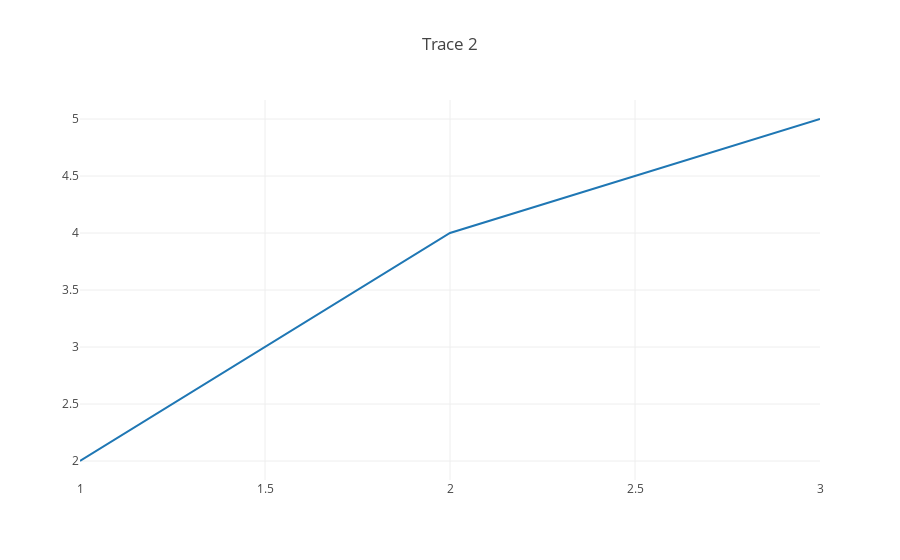

Write notebook code for a chart like this one.
### Code cell
trace2 = trace_values([1, 2, 3], [2, 4, 5], 'lines', 'line trace')
plot({'data': [trace2], 'layout': {'title': 'Trace 2'}})               #same as above but replaceing plot(figure) to be more concise

### Figure 1 — Plotly figure (JSON) as saved in the notebook; plotly's stock layout.template omitted (floating-point values rounded to 4 significant figures)
{"data": [{"mode": "lines", "name": "line trace", "type": "scatter", "uid": "17e037be-d561-11e8-bb4c-34159e1c7ef8", "x": [1, 2, 3], "y": [2, 4, 5]}], "layout": {"title": "Trace 2"}}
